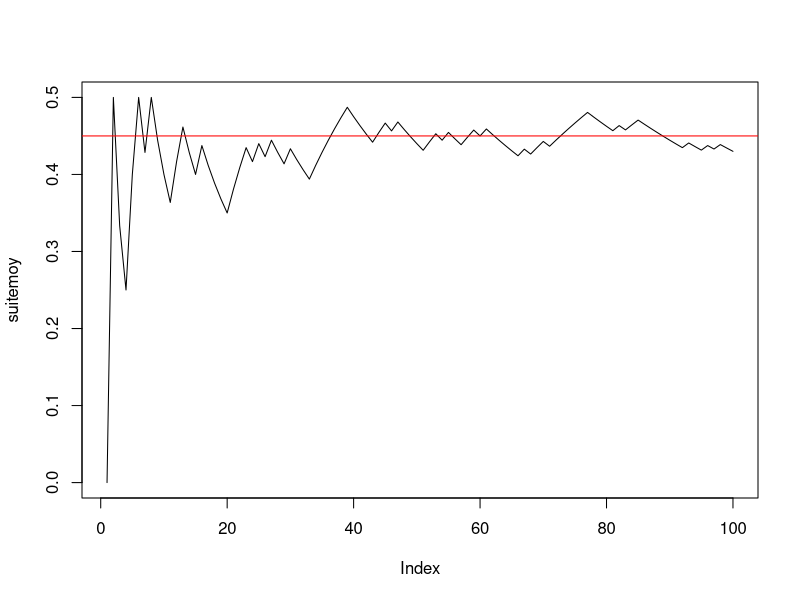

This chart was generated by the following R code: (Note: this script raises an error after producing the figure.)

#--------question 1------------
n <- 100
p <- 0.45
x <- rbinom(n, 1, p)
#--------question 2------------
cumsum(x)
taille <- 1:n
suitemoy <- cumsum(x) / taille
#--------question 3------------
plot(suitemoy, type = "l")
abline(h = p, col = "red")

#------------Exercice 2------------------------



#--------question 1------------
n <- 100
mu <- -2
sigma <- 2
xg <- rnorm(n, mu, sigma)
#--------question 2------------
cumsum(xg)
rm(taille)
taille <- 1:n
rm(suitemoyg)
suitemoyg
suitemoyg <- cumsum(xg) / taille
#--------question 3------------
plot(suitemoyg, type = "l", ylim = c(-10, 6))
abline(h = mu, col = "red")


#------------Exercice 3------------------------

#---------question 1--------------------------
mu <- -2
sigma <- 2
n <- 5
x <- rnorm(n, mu, sigma)
moyx <- mean(x)

#---------question 2--------------------------
y <- rnorm(n, mu, sigma)
moyy <- mean(y)
rbind(x, y) -> M
rowMeans(M)

#---------question 3--------------------------
N <- 1000
Mdata <- matrix(rnorm(n * N, mu, sigma), ncol = n, byrow = T) # N échantillons de taille n disposés en lignes
dim(Mdata) # dimension de la matrice N lignes et n colonnes


#---------question 4--------------------------
(rowMeans(Mdata) -> moyennes) # calcule les moyennes pour les N, n-échantillons tirés.
apply(Mdata, MARGIN = 1, mean) # alternative pour effectuer les moyennes en ligne

#---------question 5--------------------------
mean(moyennes) # moyenne empirique des N réalisations de Xbar_n
sd(moyennes) * sqrt((length(moyennes) - 1) / length(moyennes)) # ecart-type empirique
sd(moyennes) # écart-type estimé sans biais = ecart-type empirique corrigé

#---------question 6--------------------------
hist(moyennes, prob = T, main = "Répartition de la moyenne empirique des Xi, i=1,....,n") # la répartition observée de Xbar_n
(abs <- seq(1.2 * min(moyennes), 1.2 * max(moyennes), (max(moyennes) - min(moyennes)) / 100))
points(abs, dnorm(abs, mu, sigma / sqrt(n)), col = 2, type = "l")
abline(v = mean(moyennes), col = 3, lty = "dashed") # moyenne de l'échantillon
abline(v = mu, col = 2) # moyenne théorique mu de la loi de Xbar
# belle adéquation de l'échantillon à la normale, que l'on peut verifier avec dte de Henry
qqnorm(moyennes) # les points sont presque alignés la loi de Xbar_n est donc bien normale
qqline(moyennes, col = 2) # autour de la droite rouge qui passe par les deux points
# (1er quartile theo de la centrée réduite,1er quartile empirique) et
# (3ieme quartile theo de la centrée réduite,3ieme quartile empirique)
# mean(echantillon) et écart-type empirique sd(échantillon)*sqrt((n-1)/n). e
# En effet si on ajoute la droite passant par ces deux points elle se confond
# avec qqline. droite de Henry

(x1 <- qnorm(0.25))
(x2 <- qnorm(0.75))
(y1 <- quantile(moyennes, 0.25, type = 1))
(y2 <- quantile(moyennes, 0.75, type = 1))
abline(y1 - (y2 - y1) * x1 / (x2 - x1), (y2 - y1) / (x2 - x1), col = 3) # droite de Henry

#----------question 7-------------------------
moyennecr <- sqrt(n) * (moyennes - mu) / sigma
hist(moyennecr, prob = T, main = "Répartition observée de la moyenne empirique centrée réduite")
(abscr <- seq(1.2 * min(moyennecr), 1.2 * max(moyennecr), (max(moyennecr) - min(moyennecr)) / 100))
points(abscr, dnorm(abscr), col = 2, type = "l")
abline(v = mean(moyennecr), col = 3, lty = "dashed") # moyenne empirique de l'échantillon
abline(v = 0, col = 2) # moyenne théorique  de la loi normale centrée réduite

qqnorm(moyennecr)
qqline(moyennecr) # droite de Henry

#-----------question 8------------
n <- 50
# puis réexecuter les lignes 67 à 107 : la loi reste gaussienne mais
# l'écart-type de Xbarn est plus petit avec n=50 qu'avec n=2
sd(moyennes)
sigma / sqrt(n)

n <- 2
# puis réexecuter les lignes 67 à 107 : LA LOI EST TOUJOURS GAUSSIENNE MEME AVEC n PETIT
# C'EST UNE PROPRIETES CARACTÉRISTIQUE DE LA LOI NORMALE MAIS QUI NE S'APPLIQUE PAS AUX AUTRES
# LOIS COMME PAR EX A LA BERNOULLI ==> VOIR EXO SUIVANT
sd(moyennes)
# l'écart type empirique est EN REVANCHE plus faible avec n=2 qu'avec n=50 :
# normal il estime sigma/sqrt(n) or :
sigma / sqrt(n)

#####################################################################################
# CE QU'IL FAUT RETENIR DE CET EXERCICE : LA LOI DE XBAR EST GAUSSIENNE SI L'ÉCHANTILLON EST
# GAUSSIEN ET DE TAILLE QUELCONQUE n. LE RESULTAT DU THEOREME CENTRAL LIMITE EST VRAI DANS CE CAS
# POUR TOUT n ET PAS SEULEMENT POUR n GRAND
###################################################################################

###################################################
#------------Exercice 4------------------------
###################################################

#---------question 1--------------------------
p <- 0.45
n <- 5
N <- 100
rm(Mdata) # efface l'objet précedemment créé Mdata

Mdata <- matrix(rbinom(n * N, 1, p), ncol = n, byrow = T) # N échantillons de taille n disposés en lignes
dim(Mdata) # dimension de la matrice N lignes et n colonnes

(rowMeans(Mdata) -> moyennes) # calcule les moyennes pour les N, n-échantillons tirés.


mean(moyennes) # moyenne empirique des N réalisations de Xbar_n
sd(moyennes) * sqrt((length(moyennes) - 1) / length(moyennes)) # ecart-type empirique
sd(moyennes) # écart-type estimé sans biais = ecart-type empirique corrigé

#---------histogramme de xbar_n--------------------------
hist(moyennes, prob = T, ylim = c(0, max(dnorm(p, p, sqrt(p * (1 - p) / n)), 4)), main = "Répartition de la moyenne empirique des Xi, i=1,....,n") # la répartition observée de Xbar_n
(abs <- seq(.8 * min(moyennes), 1.2 * max(moyennes), (max(moyennes) - min(moyennes)) / 100))
points(abs, dnorm(abs, p, sqrt(p * (1 - p) / n)), col = 2, type = "l")
abline(v = mean(moyennes), col = 3, lty = "dashed") # moyenne de l'échantillon
abline(v = p, col = 2) # moyenne théorique mu de la loi de Xbar
qqnorm(moyennes) # vraiment pas gaussien !
qqline(moyennes, col = 2)
# AUCUNE ADEQUATION  de l'échantillon à la normale CAR n EST TROP PETIT ET LE TCL N'EST
# PAS VERIFIE. ON REFAIT LA SIMUL AVEC n=200 :

n <- 200
# puis réeéxuter les lignes 142 à 161

# EUREKA CA MARCHE BEAUCOUP MIEUX ET ON A BIEN UNE REPARTITION GAUSSIENNE CAR n EST SUFFISAMMENT GRAND POUR
# QUE LE TCL SOIT VERIFIE !
######################################

qqnorm(moyennes)
qqline(moyennes, col = "red")

# Si on augmente N on améliore l'estimation de la densité de Xbarn par l'histogramme
# des N réalisations de Xbarn mais si n est petit on n'observe pas un histogramme
# ressemblant à une gaussienne puisque le TCL ne s'applique que si n est assez grand.
# Essayer avec
N <- 1000
n <- 4
# puis lignes 142 à 159.
N <- 1000
n <- 100
# puis lignes 142 à 159.